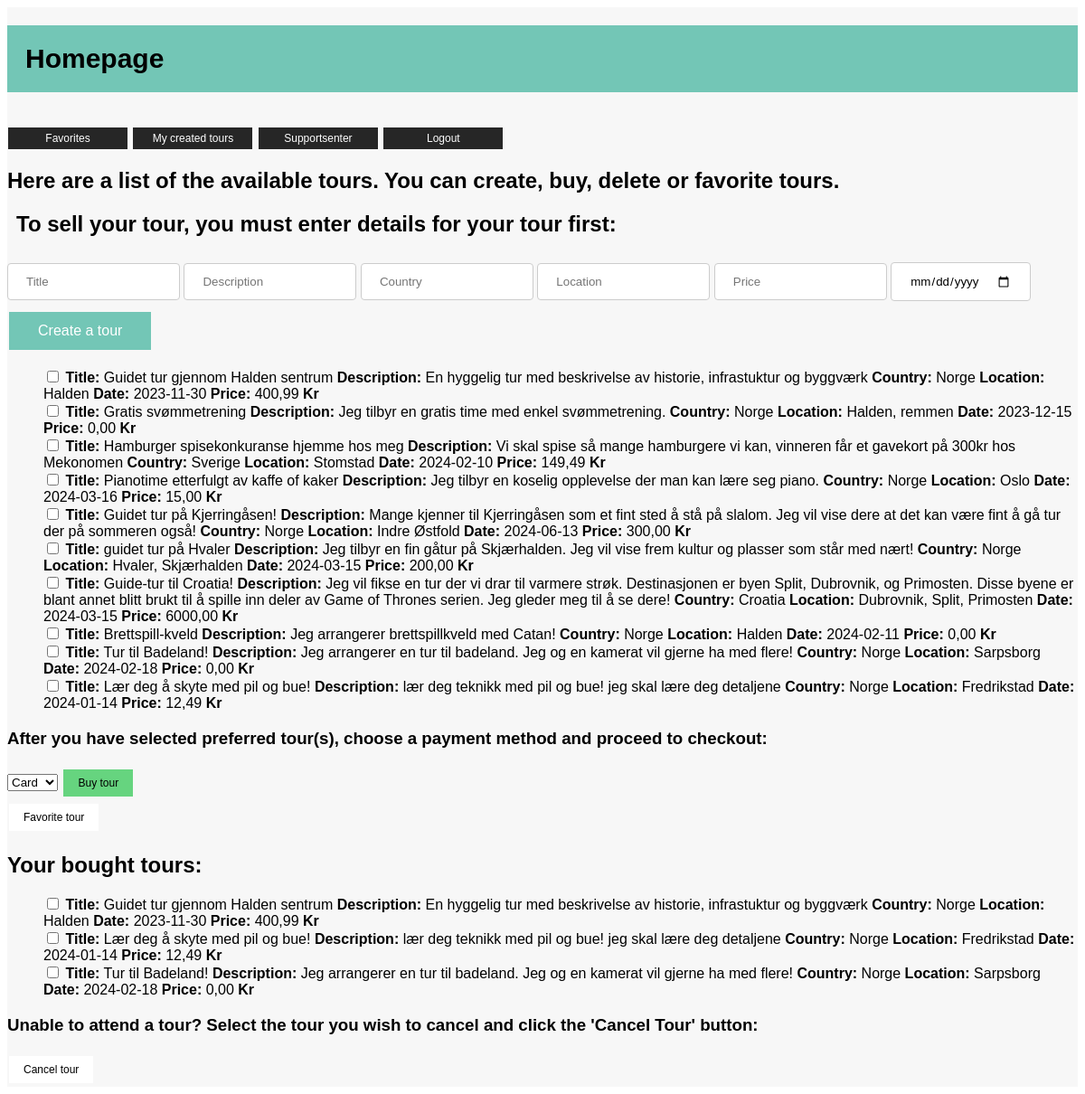
Page /homepage on the earlier database version.
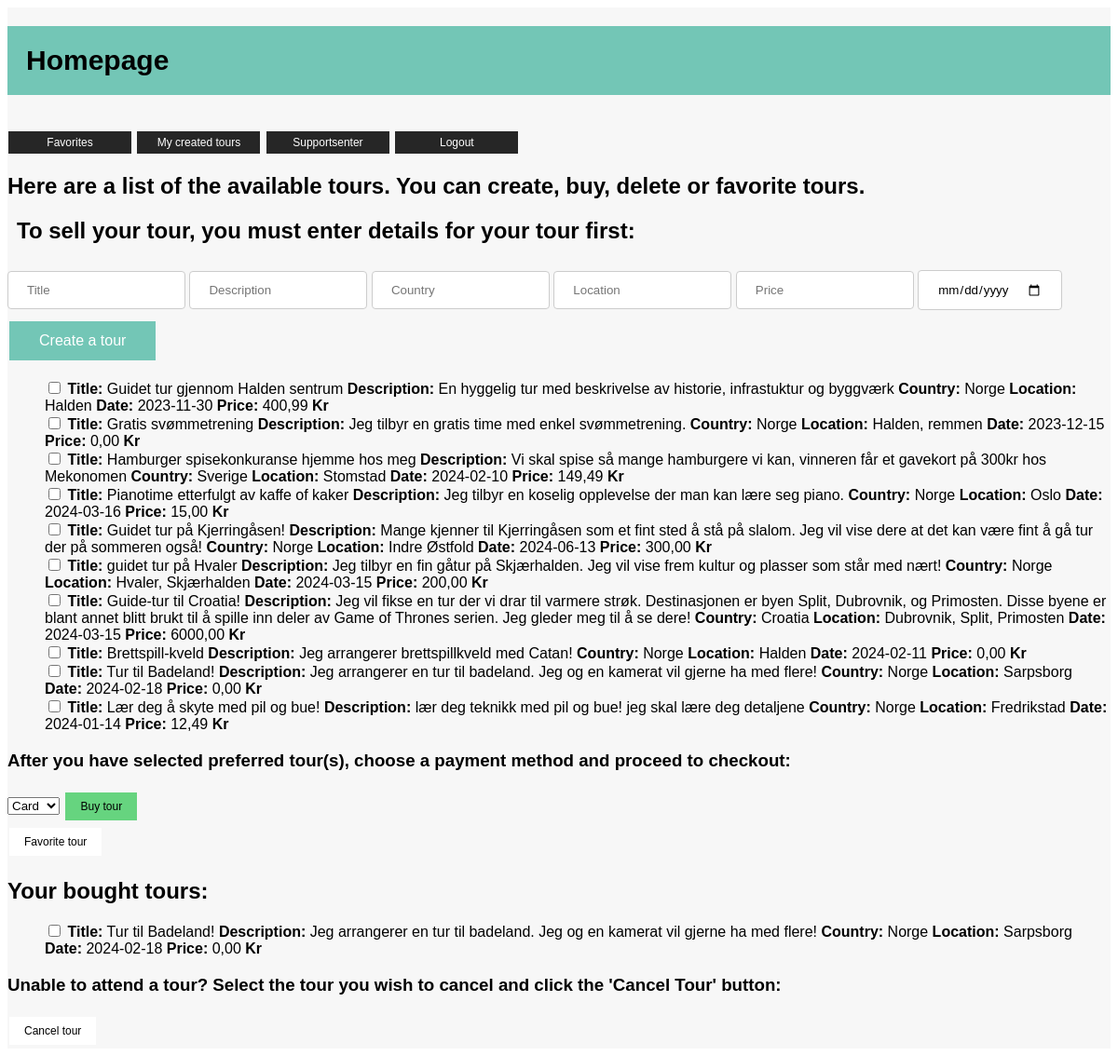
Same page on the later database version.
### tables this page shows
CREATE TABLE Tour(
                ID INTEGER PRIMARY KEY AUTOINCREMENT,
                Title TEXT,
                Description TEXT,
                Country TEXT,
                Location TEXT,
                Date DATETIME,
                Price DECIMAL(10, 2),
                CreatedBy 
    );

CREATE TABLE TourBooked(
                ID INTEGER PRIMARY KEY AUTOINCREMENT,
                User_ID INTEGER,
                Tour_ID INTEGER
    );

### app.py (the view)
@application.route('/homepage')
def homepage():
    global global_user_id
    global_user_id = get_id_if_provide_username()[0]
    list_tours = get_list_tours()
    list_of_bought_tours = get_list_of_user_bought_tours(global_user_id)
    is_admin = get_user_online_is_admin()
    logging("went to homepage")
    return render_template('/homepage.html', is_admin=is_admin,  list_of_tours=list_tours,
                           list_of_bought_tours=list_of_bought_tours)

### backend/autentication/admin.py (called while the page is built)
def logging(action):
    timestamp = datetime.now()
    name = get_user_online()
    namestamp = f'{timestamp:Date: %d.%m.%y Time: %H:%M} User: {name} {action} '
    with open(path, 'a') as file:
        print(namestamp, file=file)

### backend/autentication/login.py (called while the page is built)
def get_user_online():
    pathing = os.path.dirname(__file__) + "/user_online.json"
    try:
        with open(pathing, 'r') as file:
            data = json.load(file)
            return data.get('user_online', '')
    except FileNotFoundError:
        return r'user_online.json File Not Found'

def get_user_online_is_admin():
    admin_check = get_user_online()
    if admin_get(admin_check):
        return True
    else:
        return False

### backend/database/Tour.py (called while the page is built)
def list_tours():
    db = sqlite3.connect(pathing)
    cursor = db.cursor()
    cursor.execute("SELECT * from Tour")
    list = cursor.fetchall()
    return list

### backend/database/user.py (called while the page is built)
def id_if_provide_username(Username):
    con = sqlite3.connect(pathing)
    cur = con.cursor()
    cur.execute("SELECT ID FROM User WHERE Username = ?", (Username,))
    id = cur.fetchone()
    return id

### backend/handler/auth_handler.py (called while the page is built)
def get_id_if_provide_username():
    return id_if_provide_username(get_user_online())

### backend/handler/tour_handler.py (called while the page is built)
def get_list_tours():
    return list_tours()

### frontend/templates/homepage.html (shortened to what this page needs)
<!DOCTYPE html>
<html lang="en">
<head>
    <link rel="stylesheet" type="text/css" href="{{ url_for('static', filename='css/homepage.css') }}">
</head>
<body>
<div id="grid">
    <div id="colored_body">
    <h1 id="intro">Homepage</h1><br>
    <a href="{{ url_for('favorites') }}" class="top_links_styling">Favorites</a>
    <a href="{{ url_for('my_created_tours') }}" class="top_links_styling">My created tours</a>
    <a href="{{ url_for('support_senter') }}" class="top_links_styling">Supportsenter</a>
    <a href="{{ url_for('index') }}" class="top_links_styling">Logout</a>
    <h2>Here are a list of the available tours. You can create, buy, delete or favorite tours.</h2>
    <form action="/create_a_tour" , method="POST">
    <h2 id="instruction">To sell your tour, you must enter details for your tour first:</h2>
    <form action="/create_a_tour" method="POST" id="form_create_tour_input">
        <input type="text" name="Title" placeholder="Title" class="input_styling">
        <input type="text" name="Description" placeholder="Description" class="input_styling">
        <input type="text" name="Country" placeholder="Country" class="input_styling">
        <input type="text" name="Location" placeholder="Location" class="input_styling">
        <input type="price" name="Price" placeholder="Price" class="input_styling">
        <input type="date" name="Date" class="input_styling">
        <button type="submit" class="tour_button_styling">Create a tour</button>
    </form>
    <form action="/checkbox_tour" method="POST" id="available_tours">
        <ul>
            {% for tour in list_of_tours %}
            <li>
                <input type="checkbox" name="checkbox_row" value="{{ tour[0] }}">
                <strong>Title:</strong> {{ tour[1] }}
                <strong>Description:</strong> {{ tour[2] }}
                <strong>Country:</strong> {{ tour[3] }}
                <strong>Location:</strong> {{ tour[4] }}
                <strong>Date:</strong> {{ tour[5] }}
                <strong>Price:</strong> {{ tour[6] }} <strong>Kr</strong>
            </li>
            {% endfor %}
        </ul>
        <h3>After you have selected preferred tour(s), choose a payment method and proceed to checkout:</h3>
        <select id="dropdown">
            <option value="valg1">Card</option>
        </select>
        <button type="submit" name="handle_action" value="buy" class="checkbox_buy_button_styling">Buy tour</button> <br>
        <button type="submit" name="handle_action" value="favorite" class="checkbox_button_styling">Favorite tour</button>
    </form>
    <h2>Your bought tours:</h2>
    <form action="/remove_bought_tour" method="POST" id="bought_tours">
        <ul>
            {% for tour in list_of_bought_tours %}
            <li>
                <input type="checkbox" name="checkbox_bought_tour" value="{{ tour[0] }}">
                <strong>Title:</strong> {{ tour[1] }}
                <strong>Description:</strong> {{ tour[2] }}
                <strong>Country:</strong> {{ tour[3] }}
                <strong>Location:</strong> {{ tour[4] }}
                <strong>Date:</strong> {{ tour[5] }}
                <strong>Price:</strong> {{ tour[6] }} <strong>Kr</strong>
            </li>
            {% endfor %}
        </ul>
        <h3>Unable to attend a tour? Select the tour you wish to cancel and click the 'Cancel Tour' button:</h3>
        <button type="submit" name="handle_action" value="delete" class="checkbox_button_styling">Cancel tour</button>
    </form></form>
    </div>
</div>
</body>
</html>

Differences in the rows shown:
removed TourBooked: Title "Guidet tur gjennom Halden sentrum", Description "En hyggelig tur med beskrivelse av historie, infrastuktur og byggværk", Country "Norge", Location "Halden", Date "2023-11-30", Price "400,99"
removed TourBooked: Title "Lær deg å skyte med pil og bue!", Description "lær deg teknikk med pil og bue! jeg skal lære deg detaljene", Country "Norge", Location "Fredrikstad", Date "2024-01-14", Price "12,49"
